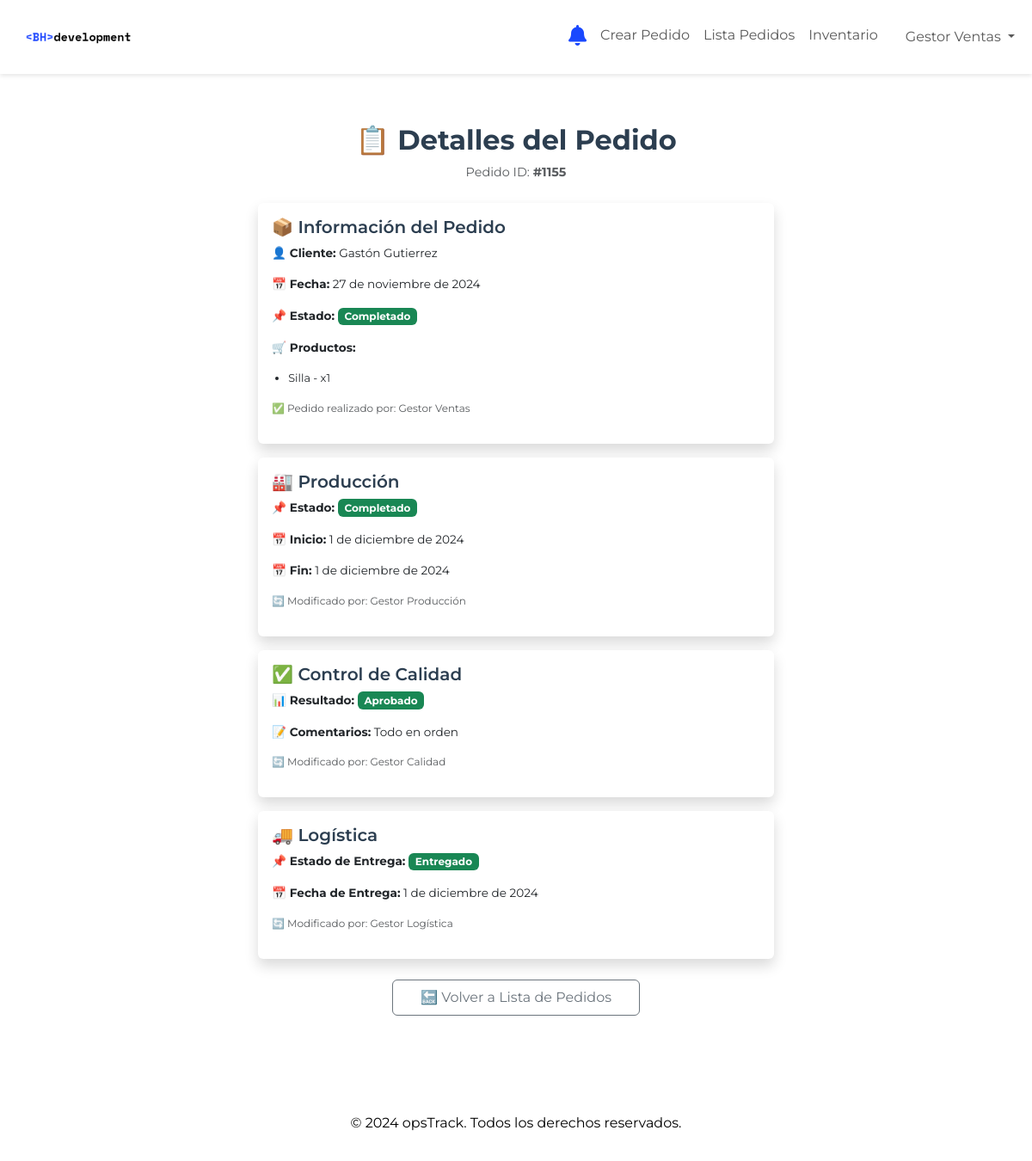
Screenshot of /produccion/pedido/detalle/1155 (signed in) with the database file from the repository.
### produccion/models.py (models this page shows, shortened)
class User(AbstractUser):
    ADMINISTRADOR = 'ADMIN'
    OPERARIO_PRODUCCION = 'PRODUCCION'
    ENCARGADO_CALIDAD = 'CALIDAD'
    OPERARIO_LOGISTICA = 'LOGISTICA'
    ENCARGADO_VENTAS = 'VENTAS'
    SIN_ASIGNAR = 'SASIGNAR'
    ROLE_CHOICES = [
        (ADMINISTRADOR, 'Administrador'),
        (OPERARIO_PRODUCCION, 'Operario de Producción'),
        (ENCARGADO_CALIDAD, 'Encargado de Calidad'),
        (OPERARIO_LOGISTICA, 'Operario de Logística'),
        (ENCARGADO_VENTAS, 'Encargado de Ventas'),
        (SIN_ASIGNAR, 'Sin Asignar')
    ]
    role = models.CharField(max_length=20, choices=ROLE_CHOICES, default=SIN_ASIGNAR)

class Pedido(models.Model):
    fecha_pedido = models.DateField(auto_now_add=True)
    cliente = models.ForeignKey(Cliente, on_delete=models.CASCADE)
    estado_pedido = models.CharField(
        max_length=20,
        choices=[('Pendiente', 'Pendiente'), ('En proceso', 'En proceso'), ('Completado', 'Completado')],
        default='Pendiente',
    )
    realizado_por = models.ForeignKey(settings.AUTH_USER_MODEL, null=True, blank=True, on_delete=models.SET_NULL)

class Cliente(models.Model):
    nombre_cliente = models.CharField(max_length=255)
    direccion = models.CharField(max_length=255)
    telefono = models.CharField(max_length=20, blank=True, null=True)
    email = models.EmailField(blank=True, null=True)

class PedidoProducto(models.Model):
    pedido = models.ForeignKey(Pedido, on_delete=models.CASCADE, related_name='pedido_productos')
    producto = models.ForeignKey(Producto, on_delete=models.CASCADE)
    cantidad = models.PositiveIntegerField()

class Producto(models.Model):
    nombre_producto = models.CharField(max_length=255)
    tipo_producto = models.CharField(
        max_length=50,
        choices=[('Mueble', 'Mueble'), ('Componente', 'Componente'), ('Accesorio', 'Accesorio')],
    )
    precio_unitario = models.DecimalField(max_digits=10, decimal_places=2)
    tipo_material = models.ForeignKey(Inventario, on_delete=models.CASCADE)
    cantidad_material = models.PositiveIntegerField()
    descripcion = models.TextField(blank=True, null=True)  # Nuevo campo

class Produccion(models.Model):
    pedido = models.ForeignKey(Pedido, on_delete=models.CASCADE)
    estado_produccion = models.CharField(
        max_length=20,
        choices=[('Asignado', 'Asignado'), ('En proceso', 'En proceso'), ('Completado', 'Completado')],
        default='Asignado',
    )
    fecha_inicio = models.DateField(blank=True, null=True)
    fecha_fin = models.DateField(blank=True, null=True)
    modified_by = models.ForeignKey(settings.AUTH_USER_MODEL, null=True, blank=True, on_delete=models.SET_NULL)

class Calidad(models.Model):
    produccion = models.ForeignKey(Produccion, on_delete=models.CASCADE)
    resultado = models.CharField(
        max_length=20,
        choices=[('Aprobado', 'Aprobado'), ('Rechazado', 'Rechazado'), ('Sin revisión', 'Sin revisión')],
    )
    comentarios = models.TextField(blank=True, null=True)
    modified_by = models.ForeignKey(settings.AUTH_USER_MODEL, null=True, blank=True, on_delete=models.SET_NULL)

class Logistica(models.Model):
    produccion = models.ForeignKey(Produccion, on_delete=models.CASCADE)
    estado_entrega = models.CharField(
        max_length=20,
        choices=[('Pendiente', 'Pendiente'), ('Enviado', 'Enviado'), ('Entregado', 'Entregado')],
        default='Pendiente',
    )
    fecha_entrega = models.DateField(blank=True, null=True)
    modified_by = models.ForeignKey(settings.AUTH_USER_MODEL, null=True, blank=True, on_delete=models.SET_NULL)

### produccion/views.py (the view, shortened to what this page needs)
# urls.py: path('pedido/detalle/<int:pk>', views.DetallePedidoView.as_view(), name='detalle_pedido'),
class DetallePedidoView(VentasRequiredMixin, View):
    template_name = 'produccion/detalle_pedido.html'
    def get(self, request, pk):
        pedido = get_object_or_404(Pedido, pk=pk)
        produccion = Produccion.objects.filter(pedido=pedido).first()
        calidad = Calidad.objects.filter(produccion=produccion).first()
        logistica = Logistica.objects.filter(produccion=produccion).first()
        context = {
            'pedido': pedido,
            'produccion': produccion,
            'calidad': calidad,
            'logistica': logistica,
        }
        return render(request, self.template_name, context)

### produccion/mixins.py (called while the page is built)
    def dispatch(self, request, *args, **kwargs):
        if not request.user.is_authenticated or not (request.user.role == User.ENCARGADO_VENTAS or request.user.role == User.ADMINISTRADOR):
            raise PermissionDenied("Acceso denegado.")
        return super().dispatch(request, *args, **kwargs)

### produccion/templates/produccion/detalle_pedido.html (shortened to what this page needs)
{% extends "produccion/base.html" %}
{% block content %}
<div class="container my-5 d-flex justify-content-center">
    <div class="w-100" style="max-width: 600px;">
        <div class="text-center mb-4">
            <h2 class="fw-bold" style="color: #2C3E50;">📋 Detalles del Pedido</h2>
            <p class="text-muted" style="font-size: 0.9rem;">Pedido ID: <strong>#{{ pedido.id }}</strong></p>
        </div>
        <div class="d-flex flex-column gap-3">
            <div class="card shadow border-0 rounded">
                <div class="card-body p-3">
                    <h5 class="card-title fw-semibold" style="color: #2C3E50;">📦 Información del Pedido</h5>
                    <p style="font-size: 0.85rem;"><strong>👤 Cliente:</strong> {{ pedido.cliente.nombre_cliente }}</p>
                    <p style="font-size: 0.85rem;"><strong>📅 Fecha:</strong> {{ pedido.fecha_pedido }}</p>
                    <p style="font-size: 0.85rem;"><strong>📌 Estado:</strong>
                        <span class="badge {% if pedido.estado_pedido == 'Completado' %}bg-success{% elif pedido.estado_pedido == 'En proceso' %}bg-warning text-dark{% else %}bg-secondary{% endif %}" style="font-size: 0.75rem;">
                            {{ pedido.estado_pedido }}
                        </span>
                    </p>
                    <p style="font-size: 0.85rem;"><strong>🛒 Productos:</strong></p>
                    <ul style="font-size: 0.8rem; padding-left: 1.2rem;">
                        {% for producto in pedido.pedido_productos.all %}
                            <li>{{ producto.producto.nombre_producto }} - x{{ producto.cantidad }}</li>
                        {% endfor %}
                    </ul>
                    <p style="font-size: 0.75rem;" class="text-muted">✅ Pedido realizado por: {{ pedido.realizado_por.get_full_name }}</p>
                </div>
            </div>
            {% if produccion %}
            <div class="card shadow border-0 rounded">
                <div class="card-body p-3">
                    <h5 class="card-title fw-semibold" style="color: #2C3E50;">🏭 Producción</h5>
                    <p style="font-size: 0.85rem;"><strong>📌 Estado:</strong>
                        <span class="badge {% if produccion.estado_produccion == 'Completado' %}bg-success{% elif produccion.estado_produccion == 'En proceso' %}bg-warning text-dark{% else %}bg-secondary{% endif %}" style="font-size: 0.75rem;">
                            {{ produccion.estado_produccion }}
                        </span>
                    </p>
                    <p style="font-size: 0.85rem;"><strong>📅 Inicio:</strong> {{ produccion.fecha_inicio }}</p>
                    <p style="font-size: 0.85rem;"><strong>📅 Fin:</strong> {{ produccion.fecha_fin }}</p>
                    {% if produccion.modified_by %}
                    <p style="font-size: 0.75rem;" class="text-muted">🔄 Modificado por: {{ produccion.modified_by.get_full_name }}</p>
                    {% endif %}
                </div>
            </div>
            {% endif %}
            {% if calidad %}
            <div class="card shadow border-0 rounded">
                <div class="card-body p-3">
                    <h5 class="card-title fw-semibold" style="color: #2C3E50;">✅ Control de Calidad</h5>
                    <p style="font-size: 0.85rem;"><strong>📊 Resultado:</strong>
                        <span class="badge {% if calidad.resultado == 'Aprobado' %}bg-success{% else %}bg-danger{% endif %}" style="font-size: 0.75rem;">
                            {{ calidad.resultado }}
                        </span>
                    </p>
                    <p style="font-size: 0.85rem;"><strong>📝 Comentarios:</strong> {{ calidad.comentarios }}</p>
                    {% if calidad.modified_by %}
                    <p style="font-size: 0.75rem;" class="text-muted">🔄 Modificado por: {{ calidad.modified_by.get_full_name }}</p>
                    {% endif %}
                </div>
            </div>
            {% endif %}
            {% if logistica %}
            <div class="card shadow border-0 rounded">
                <div class="card-body p-3">
                    <h5 class="card-title fw-semibold" style="color: #2C3E50;">🚚 Logística</h5>
                    <p style="font-size: 0.85rem;"><strong>📌 Estado de Entrega:</strong>
                        <span class="badge {% if logistica.estado_entrega == 'Entregado' %}bg-success{% elif logistica.estado_entrega == 'Pendiente' %}bg-warning text-dark{% else %}bg-secondary{% endif %}" style="font-size: 0.75rem;">
                            {{ logistica.estado_entrega }}
                        </span>
                    </p>
                    <p style="font-size: 0.85rem;"><strong>📅 Fecha de Entrega:</strong> {{ logistica.fecha_entrega }}</p>
                    {% if logistica.modified_by %}
                    <p style="font-size: 0.75rem;" class="text-muted">🔄 Modificado por: {{ logistica.modified_by.get_full_name }}</p>
                    {% endif %}
                </div>
            </div>
            {% endif %}
        </div>
        <div class="text-center mt-4">
            <a href="{% url 'produccion:lista_pedidos' %}" class="btn btn-outline-secondary" style="padding: 0.5rem 2rem;">
                🔙 Volver a Lista de Pedidos
            </a>
        </div>
    </div>
</div>
{% endblock %}

### produccion/templates/produccion/base.html (shortened to what this page needs)
<!DOCTYPE html>
<html lang="en">
<head>
    {% load static %}
    <link href="https://cdn.jsdelivr.net/npm/bootstrap@5.3.0/dist/css/bootstrap.min.css" rel="stylesheet">
    <link rel="stylesheet" href="https://cdnjs.cloudflare.com/ajax/libs/font-awesome/5.15.1/css/all.min.css">
</head>
<body>
    <nav class="navbar navbar-expand-lg navbar-light fixed-top">
        <div class="container-fluid">
            <a class="navbar-brand" href="{% url 'produccion:dashboard_ventas' %}">
                <img src="{% static 'img/bh-logo.png' %}" alt="Logo" style="height: 60px;">
            </a>
            <div class="collapse navbar-collapse" id="navbarNav">
                <ul class="navbar-nav ms-auto">
                    {% if user.is_authenticated %}
                        <li class="nav-item dropdown notification-bell {% if notifications %}has-notifications{% endif %}">
                            <a class="nav-link" href="#" id="notificationDropdown" role="button" data-bs-toggle="dropdown" aria-expanded="false">
                                <i class="fas fa-bell" style="color: #1a48fe; font-size: 1.5rem;"></i>
                            </a>
                        </li>
                        {% if user.role == "VENTAS" %}
                            <li class="nav-item">
                                <a class="nav-link" href="{% url 'produccion:crear_pedido' %}">Crear Pedido</a>
                            </li>
                            <li class="nav-item">
                                <a class="nav-link" href="{% url 'produccion:lista_pedidos' %}">Lista Pedidos</a>
                            </li>
                            <li class="nav-item">
                                <a class="nav-link" href="{% url 'produccion:gestionar_inventario' %}">Inventario</a>
                            </li>
                        {% elif user.role == "ADMIN" %}
                            <li class="nav-item">
                                <a class="nav-link" href="{% url 'produccion:gestion_usuarios' %}">Gestión Usuarios</a>
                            </li>
                        {% elif user.role == "PRODUCCION" %}
                        <li class="nav-item">
                            <a class="nav-link" href="{% url 'produccion:dashboard_produccion' %}">Dashboard</a>
                        </li>
                        {% elif user.role == "LOGISTICA" %}
                        <li class="nav-item">
                            <a class="nav-link" href="{% url 'produccion:dashboard_logistica' %}">Dashboard</a>
                        </li>
                        {% elif user.role == "CALIDAD" %}
                        <li class="nav-item">
                            <a class="nav-link" href="{% url 'produccion:dashboard_calidad' %}">Dashboard</a>
                        </li>
                        {% endif %}
                    {% endif %}
                </ul>
                {% if user.is_authenticated %}
                    <ul class="navbar-nav ms-3">
                        <li class="nav-item dropdown">
                            <a class="nav-link dropdown-toggle" href="#" id="userDropdown" role="button" data-bs-toggle="dropdown" aria-expanded="false">
                                {{ user.get_full_name }}
                            </a>
                        </li>
                    </ul>
                {% else %}
                    <ul class="navbar-nav ms-3">
                        <li class="nav-item">
                            <a class="nav-link" href="{% url 'account_login' %}">Login</a>
                        </li>
                    </ul>
                {% endif %}
            </div>
        </div>
    </nav>
    <main class="container my-5 pt-5">
        <div class="content-wrapper">
            {% block content %}
            {% endblock %}
        </div>
    </main>
    <footer class="footer">
        <div class="container">
            <p>© 2024 opsTrack. Todos los derechos reservados.</p>
        </div>
    </footer>
</body>
</html>

### produccion/templates/produccion/base.html (style rules this page uses)
body { font-family: 'Montserrat', sans-serif; display: flex; flex-direction: column; min-height: 100vh; }
.navbar { background-color: white; box-shadow: 0 2px 5px rgba(0, 0, 0, 0.1); }
.notification-bell { position: relative; }
.footer { background-color: white; color: black; border-top: 1px solid rgba(255, 255, 255, 0.1); text-align: center; padding: 1rem 0; }

### rows the page displays
User: get_full_name "Gestor Ventas"
Pedido: id "1155", cliente.nombre_cliente "Gastón Gutierrez", fecha_pedido "27 de noviembre de 2024", estado_pedido "Completado", realizado_por.get_full_name "Gestor Ventas"
PedidoProducto: producto.nombre_producto "Silla", cantidad "1"
Produccion: estado_produccion "Completado", fecha_inicio "1 de diciembre de 2024", fecha_fin "1 de diciembre de 2024", modified_by.get_full_name "Gestor Producción"
Calidad: resultado "Aprobado", comentarios "Todo en orden", modified_by.get_full_name "Gestor Calidad"
Logistica: estado_entrega "Entregado", fecha_entrega "1 de diciembre de 2024", modified_by.get_full_name "Gestor Logística"
